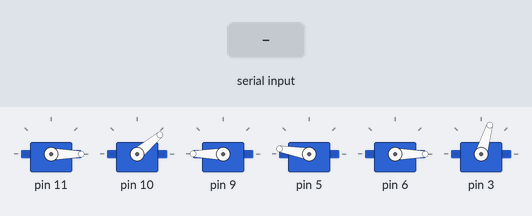
A sketch run on a simulated Arduino Uno, built with avr-gcc and run on an emulated ATmega328P. Parts: 6 × servo. Inputs (shaded band) come from the test bench.

Above: at 7.2 s.
7.3 s: "<90,45,200>" received over Serial
At 10.0 s:
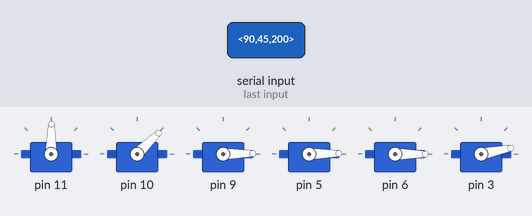
10.3 s: "<30,150,10>" received over Serial
At 12.4 s:
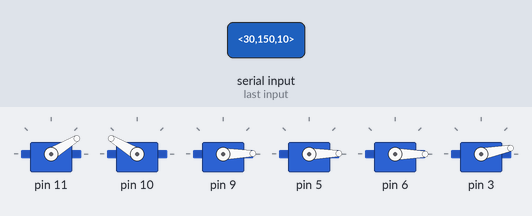
12.8 s: "<90,45>" received over Serial
15.3 s: "<5>" received over Serial
At 16.7 s:
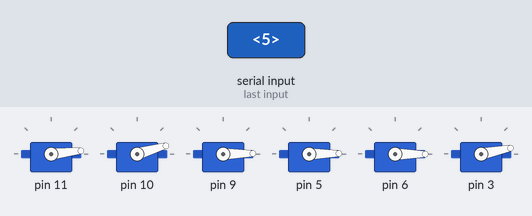
17.6 s: "<30,150>" received over Serial
20.6 s: "<200>" received over Serial
At 22.5 s:
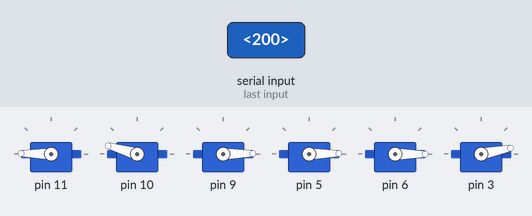
Timing chart, 0 to 24.0 s (numbered marks = the images above; inputs shaded):
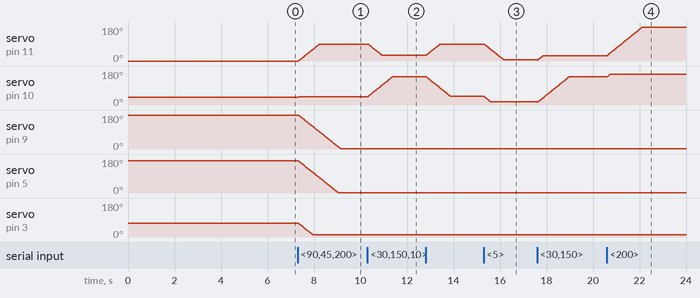

The sketch:

Solarpanel_V2.ino
```cpp
#include <Braccio.h>
#include <Servo.h>

Servo base;
Servo shoulder;
Servo elbow;
Servo wrist_ver;
Servo wrist_rot;
Servo gripper;

const byte numberOfChars = 32;
char receivedChars[numberOfChars];
String receivedString;

String horizontalData;
String verticalData;
String lightValueData;

int horizontalRotation = 0;
int verticalRotation = 0;
int lightValue = 0;

boolean newData = false;
boolean handledData = false;

void setup() {
  Serial.begin(9600);
  Braccio.begin();
}

void loop() {
  listenForSignal();
  handleData();

  if (handledData == true) {
    moveArm(horizontalRotation, verticalRotation);
    handledData = false;
  }
}

void listenForSignal() {
  static boolean receiveInProgress = false;
  static byte index = 0;
  char startMarker = '<';
  char endMarker = '>';
  char receivedData;

  while (Serial.available() > 0 && newData == false) {
    receivedData = Serial.read();

    if (receiveInProgress == true) {
      if (receivedData != endMarker) {
        receivedChars[index] = receivedData;
        index++;
        if (index >= numberOfChars) {
          index = numberOfChars - 1;
        }
      } else {
        receivedChars[index] = '\0';  // terminate the string
        receiveInProgress = false;
        index = 0;
        newData = true;
      }
    }

    else if (receivedData == startMarker) {
      receiveInProgress = true;
    }
  }
}

void handleData() {
  if (newData == true) {
    newData = false;
    convertToString(receivedChars);
    splitString(receivedString);
    convertDataToIntegers();
    handledData = true;
  }
}

void convertToString(char charsToHandle[]) {
  receivedString = charsToHandle;
  splitString(receivedString);
}

void splitString(String stringToSplit) {
  int index1 = stringToSplit.indexOf(',');
  int index2 = stringToSplit.indexOf(',', index1 + 1);

  horizontalData = stringToSplit.substring(0, index1);
  verticalData = stringToSplit.substring(index1 + 1, index2);
  lightValueData = stringToSplit.substring(index2 + 1);
}

void convertDataToIntegers() {
  horizontalRotation = horizontalData.toInt();
  verticalRotation = verticalData.toInt();
  lightValue = lightValueData.toInt();
}

void moveArm(int horizontal, int vertical) {
  Braccio.ServoMovement(0, horizontal, vertical, 0, 0, 0, 0);
}
```

Measured:
- after the input at 7.3 s, servo on pin 11: moves from 0° to 89° over 0.90 s, starting at once; servo on pin 10: 40° → 44° at once; servo on pin 9: moves from 180° to 1° over 1.8 s, starting at once; servo on pin 5: moves from 170° to 1° over 1.7 s, starting at once; servo on pin 3: moves from 73° to 11° over 0.64 s, starting at once
- after the input at 10.3 s, servo on pin 10: moves from 44° to 149° over 1.1 s, starting at once
- after the input at 15.3 s, servo on pin 10: moves from 46° to 16° over 0.30 s, starting at once
- after the input at 20.6 s, servo on pin 11: moves from 29° to 179° over 1.5 s, starting at once; servo on pin 10: 149° → 164° at once
